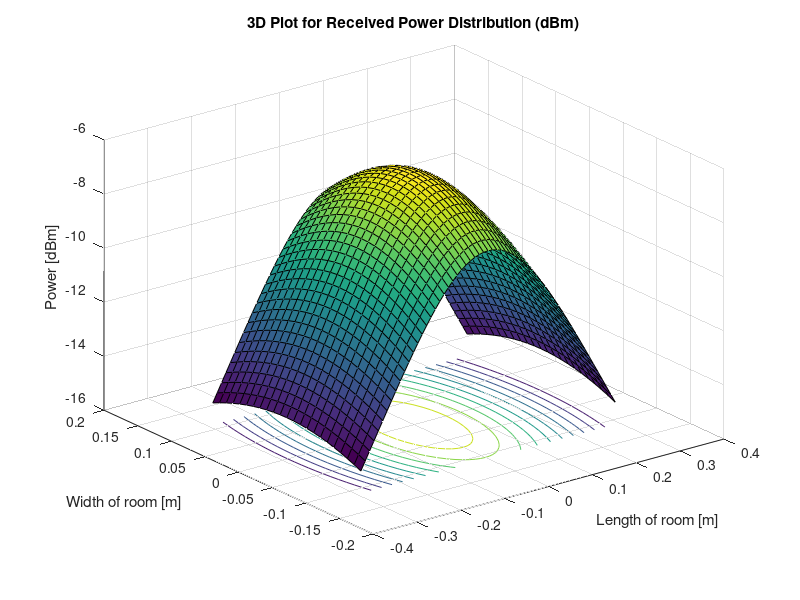
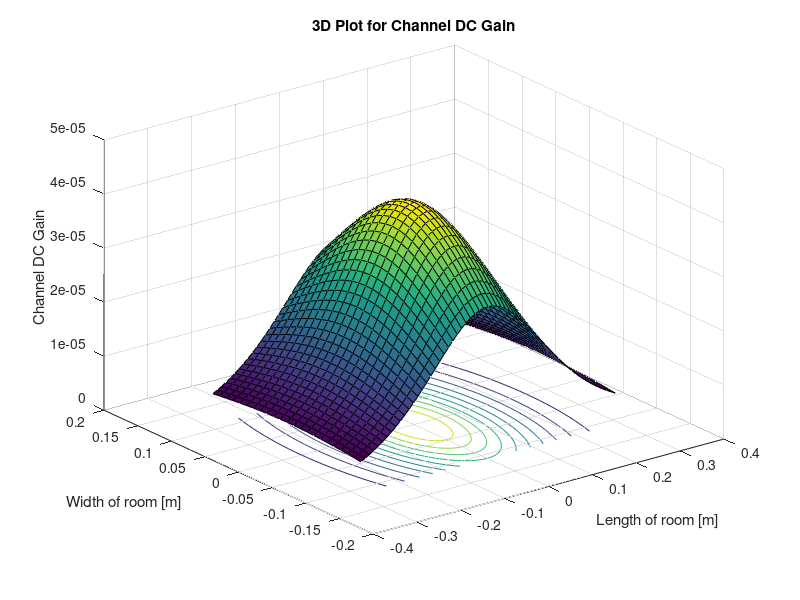
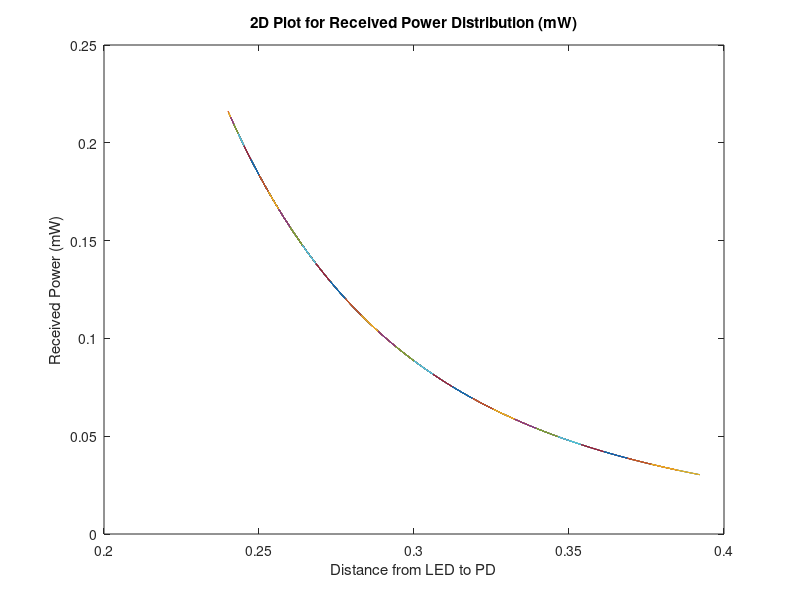

Recreate these plots in MATLAB, in order.
phi = 60; %semi-angle at half power (deg)
m = -log(2)/log(cosd(phi)); %Lambertian order of emission
P_LED =5250; %transmitted optical power (mW)
Arx = 7.45E-6; %detector areaa of PD (sq.cm)
Ts = 1; %gain of optical filter
%index = 1.5; %refractive index of lens at the PD
FOV = 55; %FOV of the receiver (deg)
G_Con= 1; %gain of an optical concentrator

lx=0.58; ly=0.22; lz=0.24; %room dimension in (m)
h=lz; %distance between source and reciver plane (m)
[XT,YT]= meshgrid(0,0); %position of LED

Nx = lx*100; Ny= ly*100; %number of grids in the receiver plane
x=-lx/2:lx/Nx:lx/2;
y=-ly/2:ly/Ny:ly/2;
[XR, YR] = meshgrid(x, y);
D= sqrt((XR-XT).^2+ (YR-YT).^2+h^2); %distance vector from source
cos_irradiance_angle = h./D; %irradiance angle vector
cos_incidence_angle = h./D; %incidence angle vector

HLOS=((m+1)*Arx*(cos_irradiance_angle.^m).*Ts.*G_Con.*cos_incidence_angle)./(2*pi.*D.^2); %channel DC gain for source
P_rx=P_LED.*HLOS; %received power from source
P_rx(find(abs(acosd(cos_incidence_angle))> FOV)) = 0; 
%y=6.52-0.376.*D+5.43.*E(-3).*(D.^(2));
P_rx_total =(P_rx);
%P_rx_initial =P_rx;
%P_rx_final =P_rx - (2.01-12.8.*D+19.9.*(D.^(2)));
%P_rx_final =P_rx - (-4.61+57.2.*D-225.*(D.^(2))+283.*(D.^(3)));
%P_rx_final =P_rx - (58.6-736.*D+3538.*(D.^(2))-7654.*(D.^(3))+6255.*(D.^(4)));
%P_rx_final =P_rx - (-4540+93611.*D-801263.*(D.^(2))+3.64.*(10.^(6)).*(D.^(3))-9.29.*(10.^(6)).*(D.^(4))+1.26.*(10.^(7)).*(D.^(5))-7.08.*(10.^(6)).*(D.^(6)));
P_rx_dBm=(10*log10(P_rx));

figure(1)
surfc(x,y,P_rx_dBm);
xlabel('Length of room [m]')
ylabel('Width of room [m]' )
zlabel('Power [dBm]' )
hold on
title('3D Plot for Received Power Distribution (dBm)' ) 

figure(2)
surfc(x,y,HLOS);
xlabel('Length of room [m]')
ylabel('Width of room [m]' )
zlabel('Channel DC Gain' )
hold on
title('3D Plot for Channel DC Gain' ) 

% figure(3)
% plot(D,P_rx_initial)
% xlabel('Distance from LED to PD')
% ylabel('Received Power (mW)')
% title('3D Plot for Received Power Distribution Initially (mW)' ) 
% 
% figure(4)
% plot(D,P_rx_final)
% xlabel('Distance from LED to PD')
% ylabel('Received Power (mW)')
% title('3D Plot for Received Power Distribution (mW)-Modeltuned for actual Received Power' )

figure(4)
plot(D,P_rx_total)
xlabel('Distance from LED to PD')
ylabel('Received Power (mW)')
title('2D Plot for Received Power Distribution (mW)')

